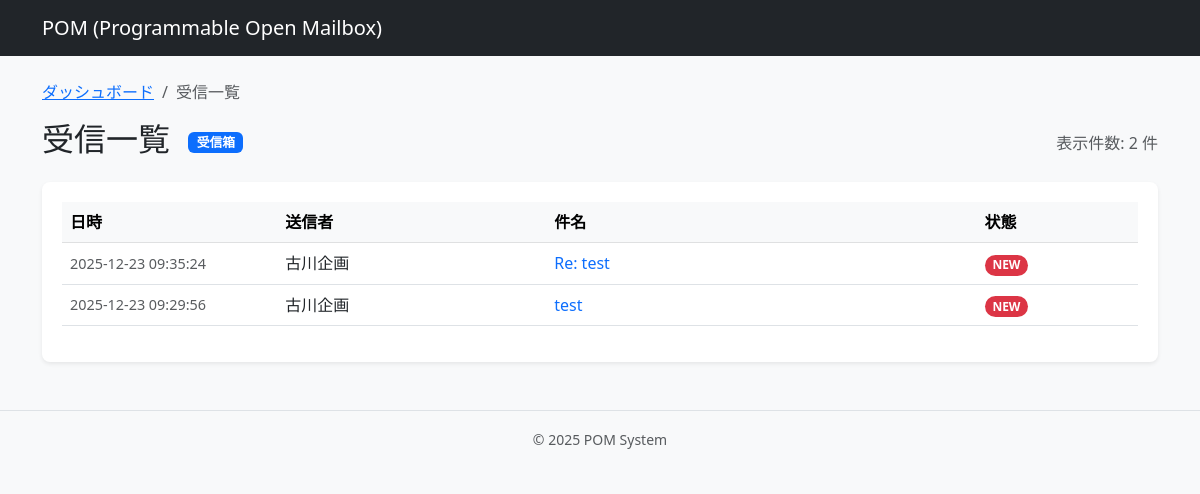
The app's page /list/inbox, older data.
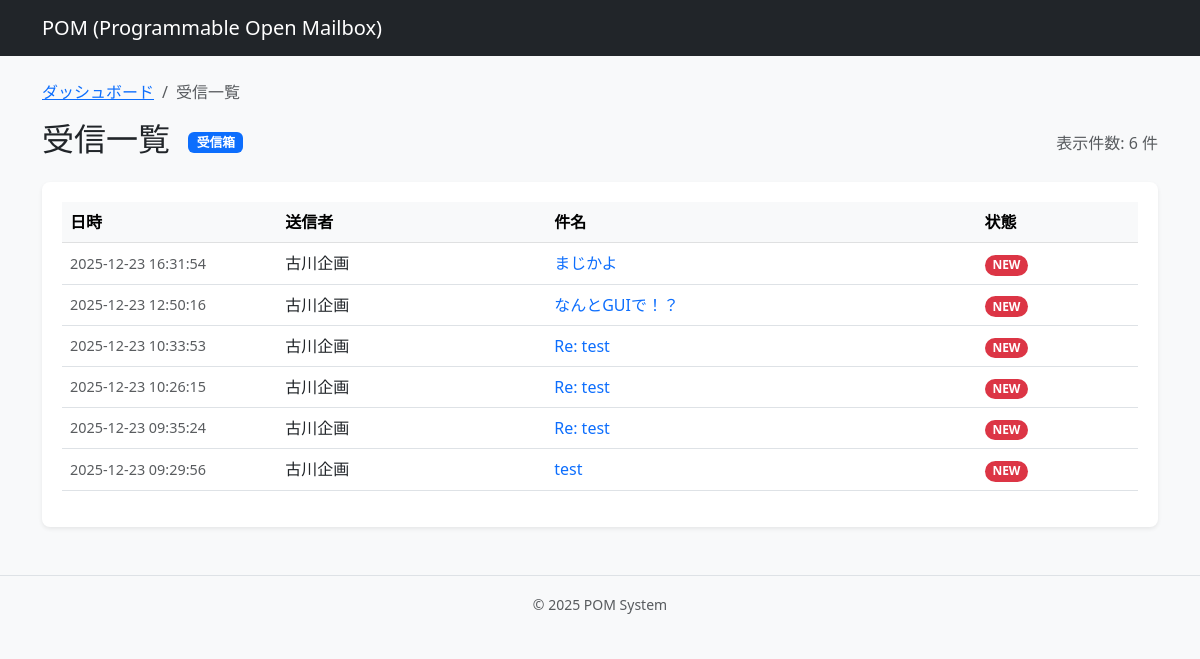
The same page, newer data.
### tables this page shows
CREATE TABLE emails (
            uidl TEXT PRIMARY KEY,
            sender_name TEXT,
            sender_address TEXT,
            subject TEXT,
            body_text TEXT,
            body_html TEXT,
            sent_at DATETIME,
            received_at DATETIME DEFAULT CURRENT_TIMESTAMP,
            status INTEGER DEFAULT 0,
            is_new INTEGER DEFAULT 1,
            is_processed INTEGER DEFAULT 0,
            is_read INTEGER DEFAULT 0,
            raw_source TEXT
        );

### web/app.py (the view)
@app.route('/list/<category>')
def list_emails(category):
    try:
        conn = get_db_connection()
        if category == 'inbox':
            emails = conn.execute('SELECT * FROM emails ORDER BY sent_at DESC LIMIT 100').fetchall()
            title = "受信一覧"
        elif category == 'sent':
            emails = conn.execute('SELECT id AS uidl, sent_at, recipient_address AS sender_name, subject, status FROM sent_emails ORDER BY sent_at DESC LIMIT 100').fetchall()
            title = "送信済み一覧"
        else: abort(404)
        conn.close()
        return render_template('list.html', emails=emails, title=title, category=category)
    except Exception as e: return f"データベースエラー: {str(e)}", 500

### web/app.py (called while the page is built)
def get_db_connection():
    db_path_raw = os.getenv("DATABASE_PATH")
    db_path = BASE_DIR / db_path_raw
    conn = sqlite3.connect(str(db_path))
    conn.row_factory = sqlite3.Row
    return conn

### web/templates/list.html (shortened to what this page needs)
<!DOCTYPE html>
<html lang="ja">
<head>
    <link href="https://cdn.jsdelivr.net/npm/bootstrap@5.3.0/dist/css/bootstrap.min.css" rel="stylesheet">
</head>
<body>
<nav class="navbar navbar-expand-lg navbar-dark bg-dark mb-4">
    <div class="container">
        <a class="navbar-brand" href="/">POM (Programmable Open Mailbox)</a>
    </div>
</nav>
<div class="container">
    <nav aria-label="breadcrumb">
        <ol class="breadcrumb">
            <li class="breadcrumb-item"><a href="/">ダッシュボード</a></li>
            <li class="breadcrumb-item active" aria-current="page">{{ title }}</li>
        </ol>
    </nav>
    <div class="d-flex justify-content-between align-items-center mb-3">
        <h2>
            {{ title }}
            {% if category == 'inbox' %}
                <span class="badge bg-primary category-badge">受信箱</span>
            {% else %}
                <span class="badge bg-success category-badge">送信済み</span>
            {% endif %}
        </h2>
        <span class="text-muted">表示件数: {{ emails|length }} 件</span>
    </div>
    <div class="table-container">
        <div class="table-responsive">
            <table class="table table-hover align-middle">
                <thead class="table-light">
                    <tr>
                        <th style="width: 20%;">日時</th>
                        <th style="width: 25%;">
                            {% if category == 'inbox' %}送信者{% else %}宛先{% endif %}
                        </th>
                        <th style="width: 40%;">件名</th>
                        <th style="width: 15%;">状態</th>
                    </tr>
                </thead>
                <tbody>
                    {% for email in emails %}
                    <tr>
                        <td class="text-nowrap text-muted" style="font-size: 0.9rem;">
                            {{ email['sent_at'] }}
                        </td>
                        <td class="text-truncate" style="max-width: 200px;">
                            <span title="{{ email['sender_address'] }}">{{ email['sender_name'] }}</span>
                        </td>
                        <td>
                            {% if category == 'inbox' %}
                                <a href="/email/{{ email['uidl'] }}" class="subject-link text-decoration-none">
                                    {{ email['subject'] }}
                                </a>
                            {% else %}
                                <span class="text-dark font-weight-bold">{{ email['subject'] }}</span>
                            {% endif %}
                        </td>
                        <td>
                            {% if category == 'inbox' %}
                                {% if email['is_new'] %}
                                    <span class="badge rounded-pill bg-danger">NEW</span>
                                {% elif email['is_processed'] %}
                                    <span class="badge rounded-pill bg-success">PROCESSED</span>
                                {% else %}
                                    <span class="badge rounded-pill bg-secondary">DONE</span>
                                {% endif %}
                            {% endif %}
                        </td>
                    </tr>
                    {% endfor %}
                </tbody>
            </table>
        </div>
    </div>
</div>
<footer class="mt-5 py-3 text-center text-muted border-top">
    <small>&copy; 2025 POM System</small>
</footer>
</body>
</html>

### web/templates/list.html (style rules this page uses)
body { background-color: #f8f9fa; }
.table-container { background-color: #ffffff; border-radius: 8px; padding: 20px; box-shadow: 0 0.125rem 0.25rem rgba(0, 0, 0, 0.075); }
.subject-link { font-weight: 500; color: #0d6efd; }
.category-badge { font-size: 0.8rem; vertical-align: middle; margin-left: 10px; }

Row changes from the older to the newer data that the page shows:
added emails: sent_at "2025-12-23 16:31:54", sender_name "古川企画", subject "まじかよ", is_new "NEW"
added emails: sent_at "2025-12-23 12:50:16", sender_name "古川企画", subject "なんとGUIで！？", is_new "NEW"
added emails: sent_at "2025-12-23 10:33:53", sender_name "古川企画", subject "Re: test", is_new "NEW"
added emails: sent_at "2025-12-23 10:26:15", sender_name "古川企画", subject "Re: test", is_new "NEW"
Text that changed along with them:
{{ emails|length }}: "2" → "6"
